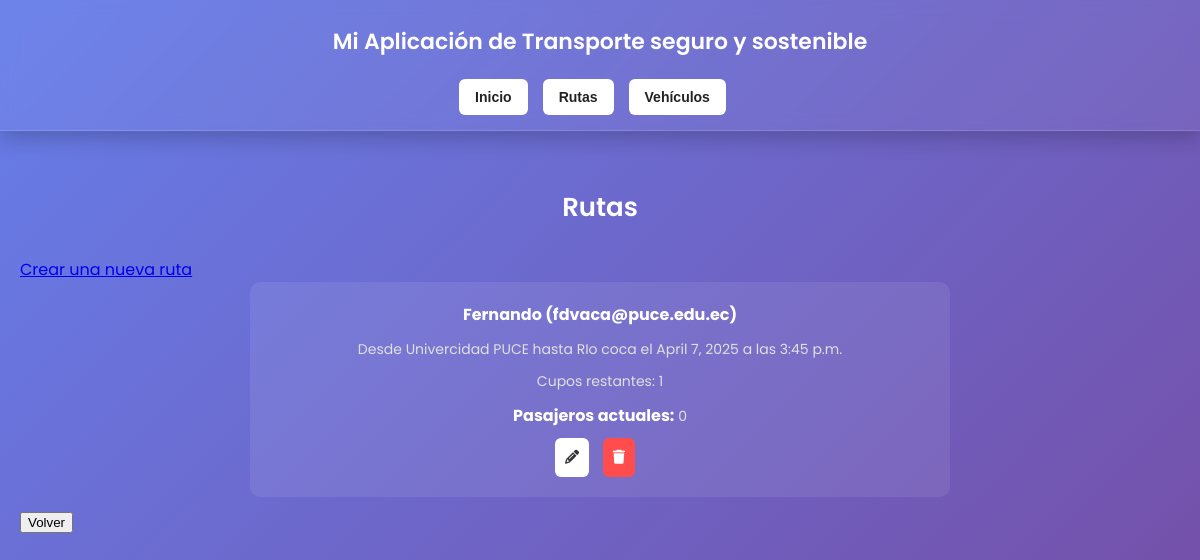
The page /rutas/ on the database as committed earlier.
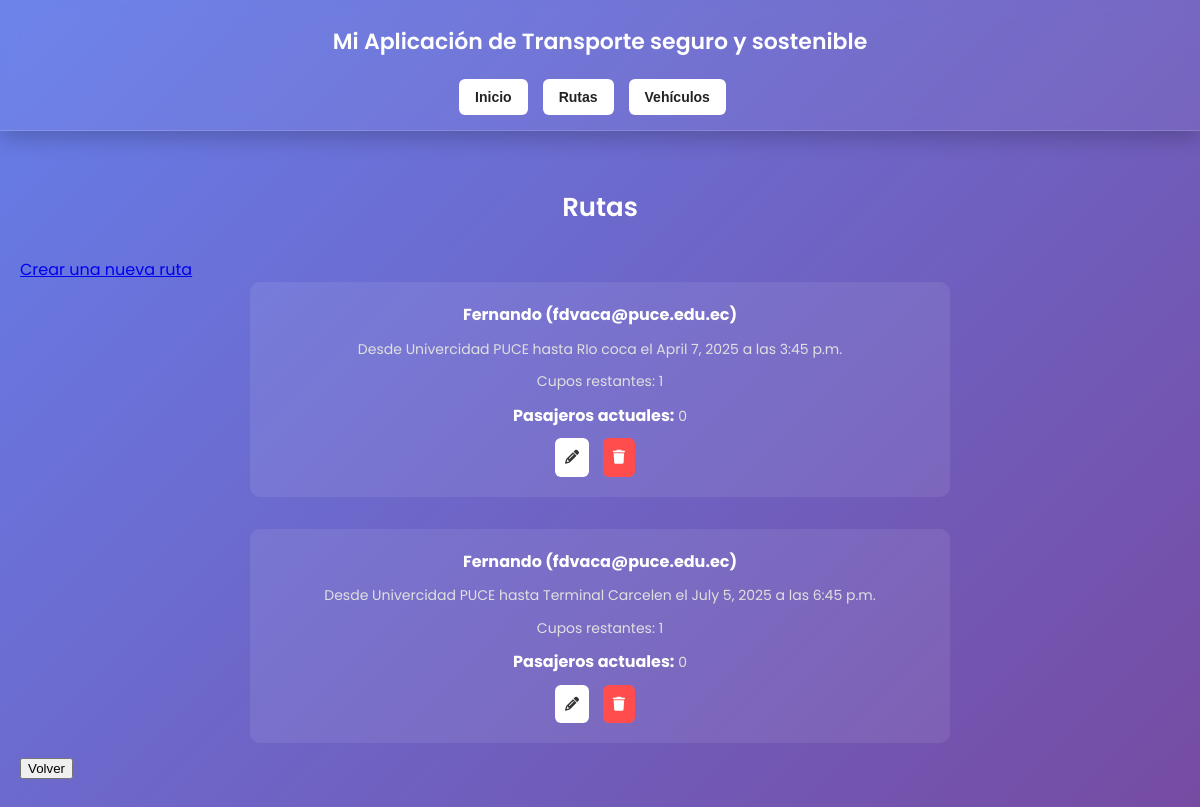
The same page on the database as committed later.
### DevChApp/models.py (models this page shows, shortened)
class Ruta(models.Model):
    conductor = models.ForeignKey(Usuario, on_delete=models.CASCADE)
    origen = models.CharField(max_length=100)
    destino = models.CharField(max_length=100)
    fecha = models.DateField()
    hora = models.TimeField()
    cupos_disponibles = models.PositiveIntegerField(default=1)
    pasajeros = models.ManyToManyField(
        Usuario,
        related_name='rutas_como_pasajero',
        blank=True
    )

class Usuario(AbstractBaseUser, PermissionsMixin):
    nombre = models.CharField(max_length=100)
    cedula = models.CharField(
        max_length=10,
        unique=True,
        validators=[RegexValidator(regex=r'^\d{10}$', message='La cédula debe tener 10 dígitos numéricos.')]
    )
    correo = models.EmailField(unique=True)
    verificado = models.BooleanField(default=False)
    codigo_verificacion = models.CharField(max_length=6, blank=True, null=True)
    is_active = models.BooleanField(default=True)
    is_staff = models.BooleanField(default=False)  # necesario para admin
    objects = UsuarioManager()
    USERNAME_FIELD = 'correo'
    REQUIRED_FIELDS = ['nombre', 'cedula']
    def __str__(self):
        return f"{self.nombre} ({self.correo})"

### DevChApp/views.py (the view)
# urls.py: path('rutas/', views.ruta_list, name='ruta_list'),
def ruta_list(request):
    rutas = Ruta.objects.annotate(
        pasajeros_count=Count('pasajeros'),
        cupos_restantes=ExpressionWrapper(
            F('cupos_disponibles') - Count('pasajeros'),
            output_field=IntegerField()
        )
    ).filter(
        pasajeros_count__lt=F('cupos_disponibles')
    )
    return render(request, 'ruta/list.html', {'rutas': rutas})

### DevChApp/templates/ruta/list.html (shortened to what this page needs)
{% extends "base.html" %}
{% load static %}
{% block content %}
<h1>Rutas</h1>
<a href="{% url 'ruta_create' %}">Crear una nueva ruta</a>
<ul class="grid-list">
  {% for ruta in rutas %}
  <li>
    <strong>{{ ruta.conductor }}</strong>
    <p>Desde {{ ruta.origen }} hasta {{ ruta.destino }} el {{ ruta.fecha }} a las {{ ruta.hora }}</p>
    <p>Cupos restantes: {{ ruta.cupos_restantes }}</p>
    <p><strong>Pasajeros actuales:</strong> {{ ruta.pasajeros_count }}</p>
    <a href="{% url 'ruta_update' ruta.pk %}" class="btn btn-primary">
      <i class="fa-solid fa-pencil"></i>
    </a>
    <a href="{% url 'ruta_delete' ruta.pk %}" class="btn btn-danger">
      <i class="fa-solid fa-trash"></i>
    </a>
  </li>
  {% endfor %}
</ul>
<button onclick="window.location.href='{% url 'index' %}'">Volver</button>
{% endblock content %}

Rows that differ between the two databases and show on the page:
added Ruta: conductor "Fernando (fdvaca@puce.edu.ec)", origen "Univercidad PUCE", destino "Terminal Carcelen", fecha "July 5, 2025", hora "6:45 p.m.", cupos_restantes "1", pasajeros_count "0"
